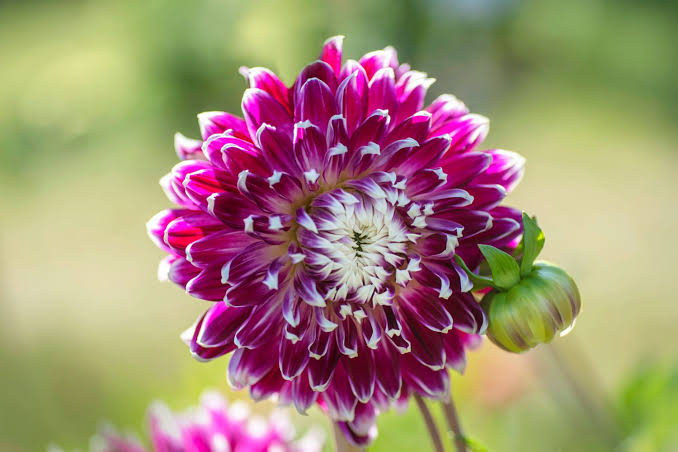
#> input picture exp-10 input.jpg, 678 x 452 px
$ python EXP18.py   (older library calls are emulated)
#> lines starting #> are read from the running program, lines starting #| are printed output that depends on the picture; pictures that were not available may be replaced by others from this repository, and a replacement may not be noted
import cv2
import tkinter as tk
from tkinter import filedialog

root = tk.Tk()
root.withdraw()
path = filedialog.askopenfilename(
    title="Select an image",
    filetypes=[("Image files", "*.jpg *.jpeg *.png *.bmp *.webp")]
)
#> the answer given: ../exp-10 input.jpg
root.destroy()

if not path:
    raise SystemExit("No image selected.")

image = cv2.imread(path)
#> image is the input picture: shape (452, 678, 3); mean B, G, R 117, 140, 162.5
if image is None:
    raise SystemExit("Unable to read the selected image.")

image = cv2.imread("input.jpg")
gray = cv2.cvtColor(image, cv2.COLOR_BGR2GRAY)
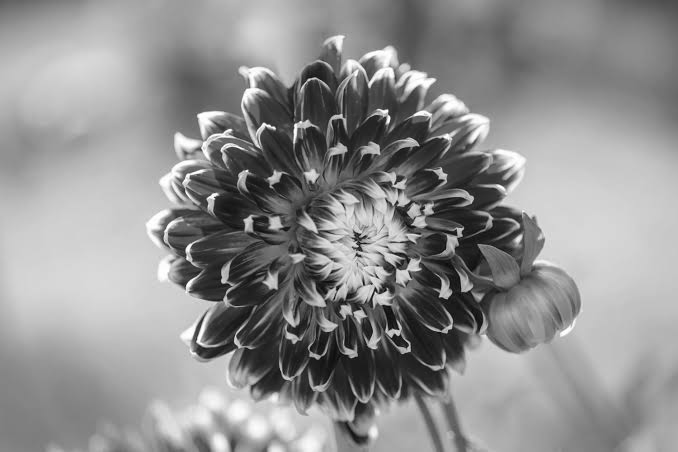
#> gray: shape (452, 678); min 8, max 255, mean 144.1
sobel_y = cv2.Sobel(gray, cv2.CV_64F, 0, 1, ksize=3)
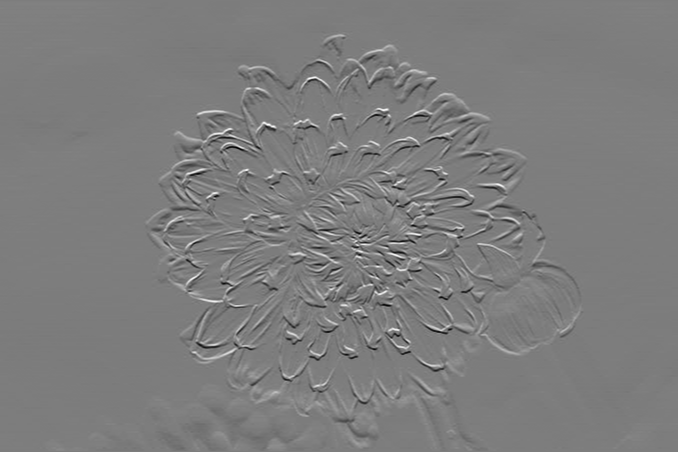
#> sobel_y: shape (452, 678) float64; min -735, max 759, mean 0.3; drawn with min black and max white
sobel_y = cv2.convertScaleAbs(sobel_y)
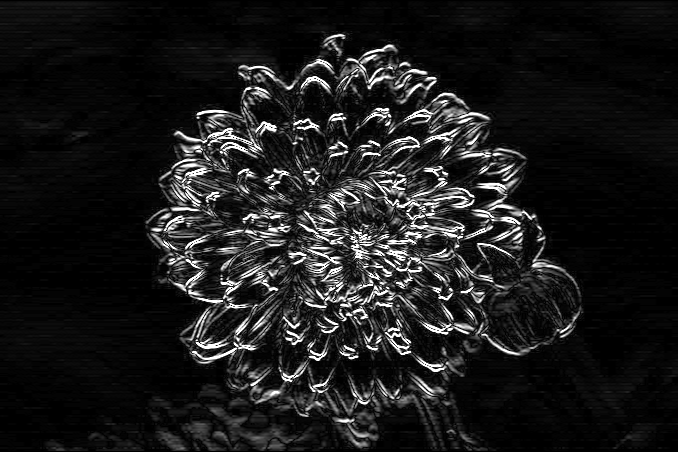
#> sobel_y: shape (452, 678); min 0, max 255, mean 27.7

cv2.imshow("Original", image)
cv2.imshow("Sobel Y", sobel_y)
cv2.imwrite("18_sobel_y.jpg", sobel_y)
cv2.waitKey(0)
cv2.destroyAllWindows()
